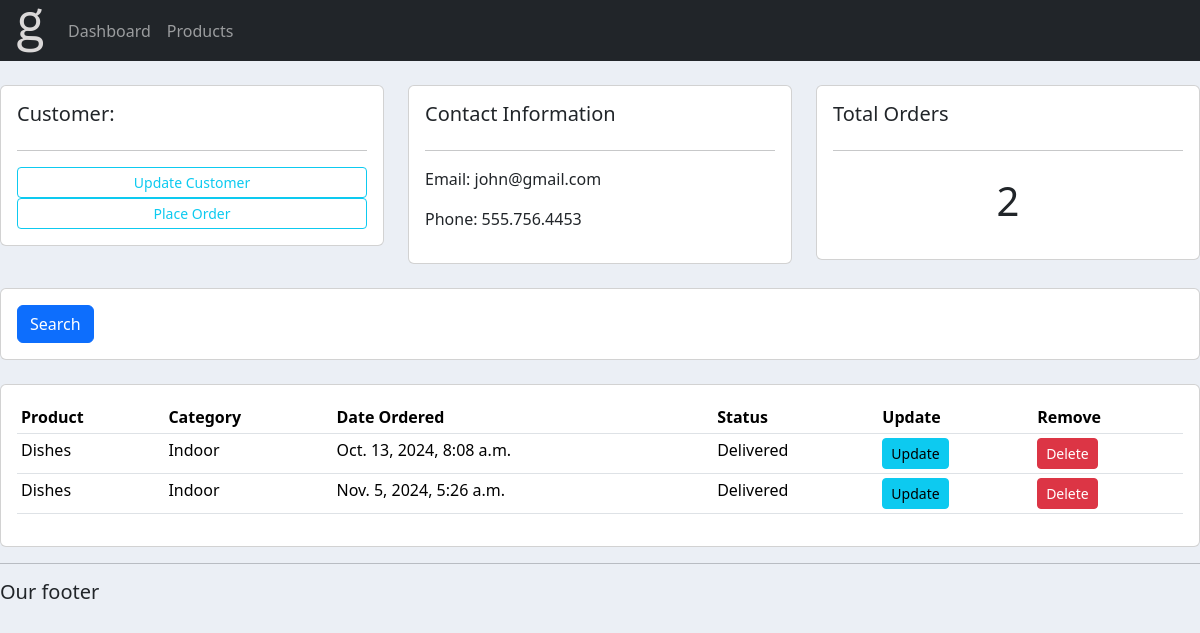
Before: /customer/1/ with the older database file.
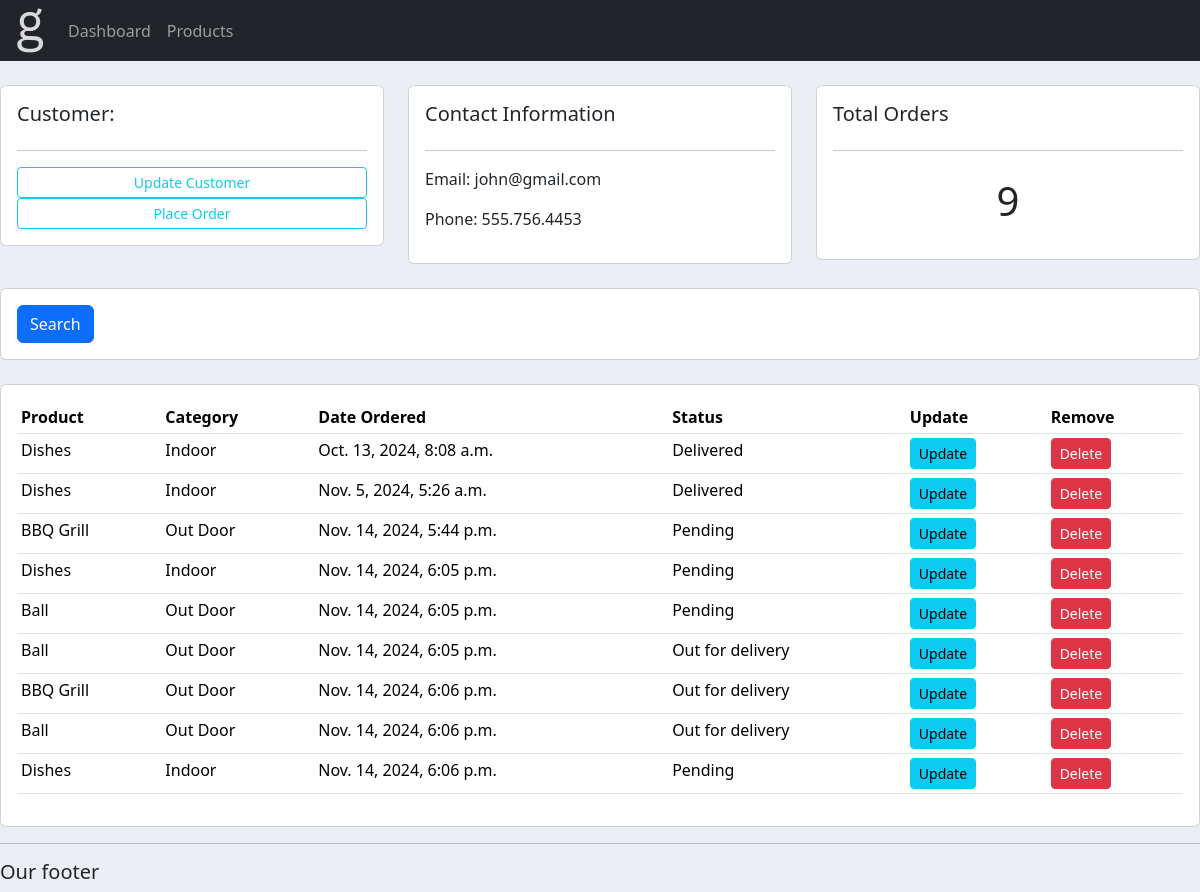
After: the same page with the newer database file.
### accounts/models.py (models this page shows, shortened)
class Order(models.Model):
    STATUS = (
            ('Pending', 'Pending'),
            ('Out for delivery', 'Out for delivery'),
            ('Delivered', 'Delivered'),
            )
    customer = models.ForeignKey(Customer, null=True, on_delete= models.SET_NULL)
    product = models.ForeignKey(Product, null=True, on_delete= models.SET_NULL)
    date_created = models.DateTimeField(auto_now_add=True, null=True)
    status = models.CharField(max_length=200, null=True, choices=STATUS)

class Product(models.Model):
    CATEGORY = (
            ('Indoor', 'Indoor'),
            ('Out Door', 'Out Door'),
            )
    name = models.CharField(max_length=200, null=True)
    price = models.FloatField(null=True)
    category = models.CharField(max_length=200, null=True, choices=CATEGORY)
    description = models.CharField(max_length=200, null=True, blank=True)
    date_created = models.DateTimeField(auto_now_add=True, null=True)
    tags = models.ManyToManyField(Tag)
    def __str__(self):
        return self.name

### accounts/views.py (the view)
# urls.py: path('customer/<str:pk_test>/', views.customer, name='customer'),
def customer(request, pk_test):
    customer = Customer.objects.get(id=pk_test)
    orders = customer.order_set.all()
    order_count = orders.count()
    context = {'customer':customer, 'orders':orders, 'order_count':order_count}
    return render(request, 'accounts/customer.html', context)

### accounts/templates/accounts/customer.html
{% extends 'accounts/main.html' %}
{% block content %}
    <br>
<div class="row">
    <div class="col-md">
        <div class="card card-body">
            <h5>Customer:</h5>
            <hr>
            <a class="btn btn-outline-info  btn-sm btn-block" href="">Update Customer</a>
            <a class="btn btn-outline-info  btn-sm btn-block" href="{% url 'create_order' customer.id %}">Place Order</a>
        </div>
    </div>
    <div class="col-md">
        <div class="card card-body">
            <h5>Contact Information</h5>
            <hr>
            <p>Email: {{customer.email}}</p>
            <p>Phone: {{customer.phone}}</p>
        </div>
    </div>
    <div class="col-md">
        <div class="card card-body">
            <h5>Total Orders</h5>
            <hr>
            <h1 style="text-align: center;padding: 10px">{{order_count}}</h1>
        </div>
    </div>
</div>
<br>
<div class="row">
    <div class="col">
        <div class="card card-body">
            <form method="get">
            <button class="btn btn-primary" type="submit">Search</button>
          </form>
        </div>
    </div>
</div>
<br>
<div class="row">
    <div class="col-md">
        <div class="card card-body">
            <table class="table table-sm">
                <tr>
                    <th>Product</th>
                    <th>Category</th>
                    <th>Date Ordered</th>
                    <th>Status</th>
                    <th>Update</th>
                    <th>Remove</th>
                </tr>
                {% for order in orders %}
                <tr>
                    <td>{{order.product}}</td>
                    <td>{{order.product.category}}</td>
                    <td>{{order.date_created}}</td>
                    <td>{{order.status}}</td>
                    <td><a class="btn btn-sm btn-info" href="{% url 'update_order' order.id %}">Update</a></td>
						<td><a class="btn btn-sm btn-danger" href="{% url 'delete_order' order.id %}">Delete</a></td>
                </tr>
                {% endfor %}
            </table>
        </div>
    </div>
</div>
{% endblock %}

Changed rows visible on the page:
added Order: product "BBQ Grill", product.category "Out Door", date_created "Nov. 14, 2024, 5:44 p.m.", status "Pending"
added Order: product "Dishes", product.category "Indoor", date_created "Nov. 14, 2024, 6:05 p.m.", status "Pending"
added Order: product "Ball", product.category "Out Door", date_created "Nov. 14, 2024, 6:05 p.m.", status "Pending"
added Order: product "Ball", product.category "Out Door", date_created "Nov. 14, 2024, 6:05 p.m.", status "Out for delivery"
added Order: product "BBQ Grill", product.category "Out Door", date_created "Nov. 14, 2024, 6:06 p.m.", status "Out for delivery"
added Order: product "Ball", product.category "Out Door", date_created "Nov. 14, 2024, 6:06 p.m.", status "Out for delivery"
added Order: product "Dishes", product.category "Indoor", date_created "Nov. 14, 2024, 6:06 p.m.", status "Pending"
Other visible differences:
{{ order_count }}: "2" → "9"
